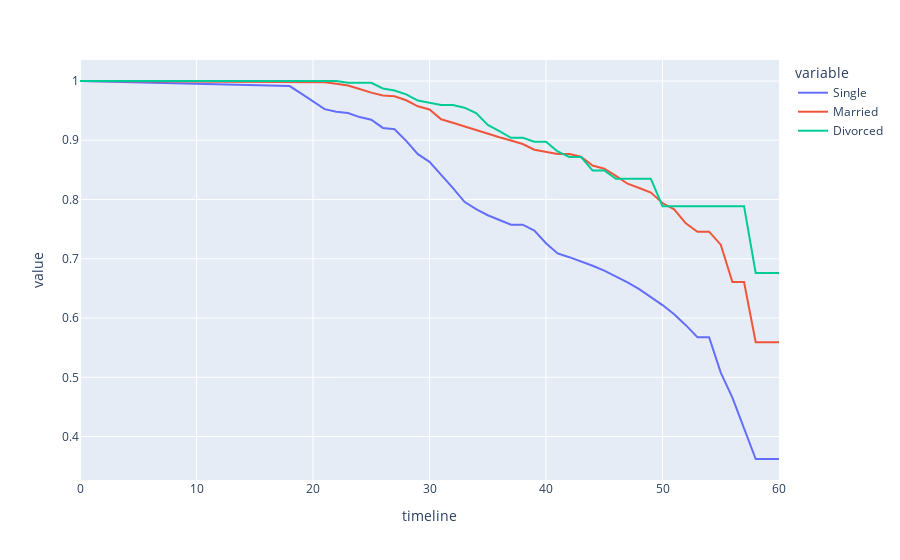

The notebook cell this image was saved under:
### Markdown cell above
## 5. Let's also look at the marital status curves by employee age. Generate and plot the survival curves showing retention rates by marital status and age.

### Code cell
emp_rates = survival(data, 'MaritalStatus', 'Age', 'Attrition')
px.line(emp_rates, x=emp_rates.index, y=['Single', "Married", "Divorced"]).show()

### Figure 1 — Plotly figure (JSON) as saved in the notebook; plotly's stock layout.template omitted (floating-point values rounded to 4 significant figures)
{"data": [{"hovertemplate": "variable=Single<br>timeline=%{x}<br>value=%{y}<extra></extra>", "legendgroup": "Single", "line": {"color": "#636efa", "dash": "solid"}, "mode": "lines", "name": "Single", "orientation": "v", "showlegend": true, "type": "scatter", "x": [0, 18, 19, 20, 21, 22, 23, 24, 25, 26, 27, 28, 29, 30, 31, 32, 33, 34, 35, 36, 37, 38, 39, 40, 41, 42, 43, 44, 45, 46, 47, 48, 49, 50, 51, 52, 53, 54, 55, 56, 57, 58, 59, 60], "xaxis": "x", "y": [1, 0.9915, 0.9786, 0.9657, 0.9525, 0.9481, 0.9459, 0.9391, 0.9346, 0.9208, 0.9185, 0.899, 0.8765, 0.8636, 0.8421, 0.8198, 0.7961, 0.7837, 0.7734, 0.7659, 0.7575, 0.7575, 0.7477, 0.7263, 0.709, 0.7027, 0.6957, 0.6882, 0.6799, 0.6705, 0.6601, 0.6488, 0.636, 0.6219, 0.6064, 0.588, 0.5677, 0.5677, 0.508, 0.4656, 0.4139, 0.3622, 0.3622, 0.3622], "yaxis": "y"}, {"hovertemplate": "variable=Married<br>timeline=%{x}<br>value=%{y}<extra></extra>", "legendgroup": "Married", "line": {"color": "#EF553B", "dash": "solid"}, "mode": "lines", "name": "Married", "orientation": "v", "showlegend": true, "type": "scatter", "x": [0, 18, 19, 20, 21, 22, 23, 24, 25, 26, 27, 28, 29, 30, 31, 32, 33, 34, 35, 36, 37, 38, 39, 40, 41, 42, 43, 44, 45, 46, 47, 48, 49, 50, 51, 52, 53, 54, 55, 56, 57, 58, 59, 60], "xaxis": "x", "y": [1, 0.9978, 0.9978, 0.9978, 0.9978, 0.9955, 0.9925, 0.9865, 0.9804, 0.9757, 0.9741, 0.9675, 0.9573, 0.952, 0.9355, 0.9297, 0.9235, 0.9171, 0.9103, 0.9052, 0.8996, 0.8937, 0.884, 0.8805, 0.8766, 0.8766, 0.8721, 0.8574, 0.8521, 0.8399, 0.8267, 0.8195, 0.8118, 0.7941, 0.7835, 0.7598, 0.7457, 0.7457, 0.7238, 0.6608, 0.6608, 0.5592, 0.5592, 0.5592], "yaxis": "y"}, {"hovertemplate": "variable=Divorced<br>timeline=%{x}<br>value=%{y}<extra></extra>", "legendgroup": "Divorced", "line": {"color": "#00cc96", "dash": "solid"}, "mode": "lines", "name": "Divorced", "orientation": "v", "showlegend": true, "type": "scatter", "x": [0, 18, 19, 20, 21, 22, 23, 24, 25, 26, 27, 28, 29, 30, 31, 32, 33, 34, 35, 36, 37, 38, 39, 40, 41, 42, 43, 44, 45, 46, 47, 48, 49, 50, 51, 52, 53, 54, 55, 56, 57, 58, 59, 60], "xaxis": "x", "y": [1, 1, 1, 1, 1, 1, 0.9969, 0.9969, 0.9969, 0.9873, 0.9841, 0.9774, 0.967, 0.9633, 0.9594, 0.9594, 0.955, 0.9458, 0.9258, 0.9153, 0.9041, 0.9041, 0.8974, 0.8974, 0.8811, 0.8719, 0.8719, 0.849, 0.849, 0.8351, 0.8351, 0.8351, 0.8351, 0.7887, 0.7887, 0.7887, 0.7887, 0.7887, 0.7887, 0.7887, 0.7887, 0.676, 0.676, 0.676], "yaxis": "y"}], "layout": {"legend": {"title": {"text": "variable"}, "tracegroupgap": 0}, "margin": {"t": 60}, "xaxis": {"anchor": "y", "domain": [0, 1], "title": {"text": "timeline"}}, "yaxis": {"anchor": "x", "domain": [0, 1], "title": {"text": "value"}}}}
